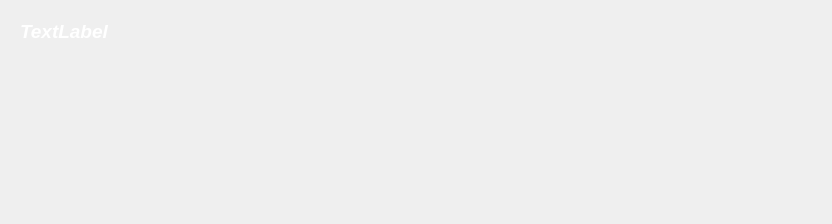
<?xml version="1.0" encoding="UTF-8"?>
<ui version="4.0">
 <class>Form</class>
 <widget class="QWidget" name="Form">
  <property name="geometry">
   <rect>
    <x>0</x>
    <y>0</y>
    <width>832</width>
    <height>224</height>
   </rect>
  </property>
  <property name="windowTitle">
   <string>Form</string>
  </property>
  <layout class="QGridLayout" name="gridLayout">
   <item row="0" column="0" alignment="Qt::AlignTop">
    <widget class="QWidget" name="widget" native="true">
     <property name="maximumSize">
      <size>
       <width>16777215</width>
       <height>16777215</height>
      </size>
     </property>
     <property name="styleSheet">
      <string notr="true">border-radius:15px;
background:transparent;
color: rgb(255, 255, 255);</string>
     </property>
     <layout class="QVBoxLayout" name="verticalLayout">
      <item>
       <widget class="QLabel" name="label_2">
        <property name="font">
         <font>
          <family>Segoe UI</family>
          <pointsize>14</pointsize>
          <italic>true</italic>
          <bold>true</bold>
         </font>
        </property>
        <property name="styleSheet">
         <string notr="true">color: rgb(255, 255, 255);
background:transparent;</string>
        </property>
        <property name="text">
         <string>TextLabel</string>
        </property>
       </widget>
      </item>
     </layout>
    </widget>
   </item>
  </layout>
 </widget>
 <resources/>
 <connections/>
</ui>
